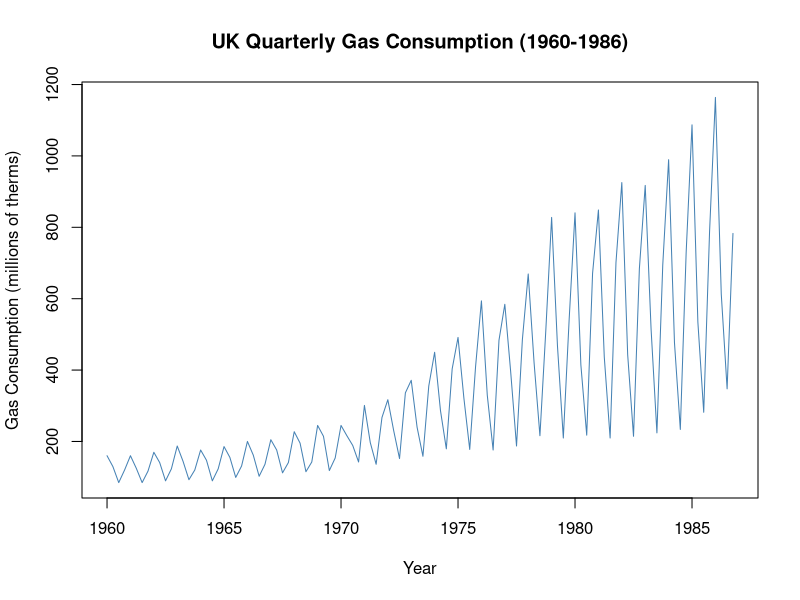
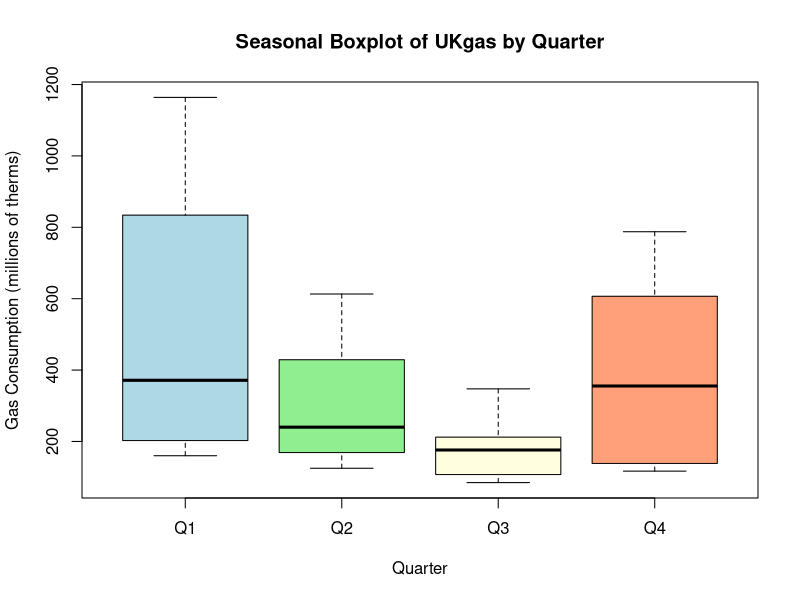
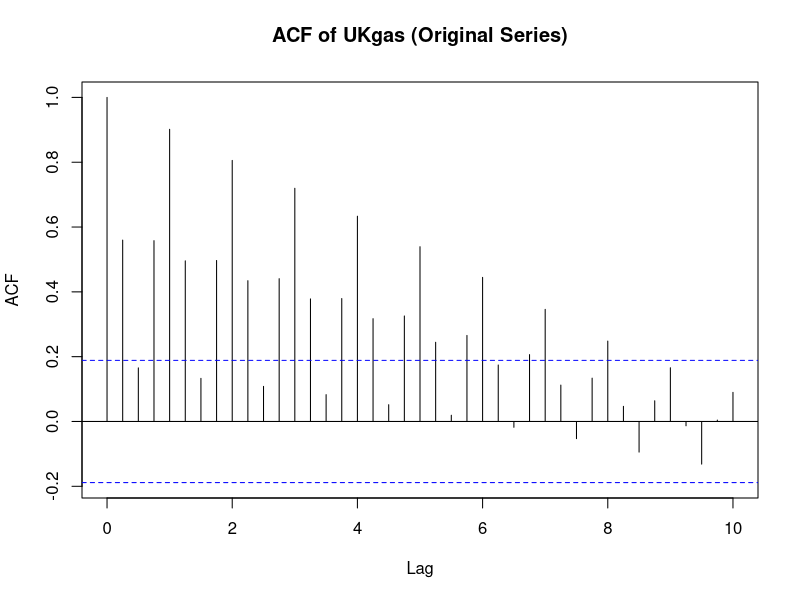
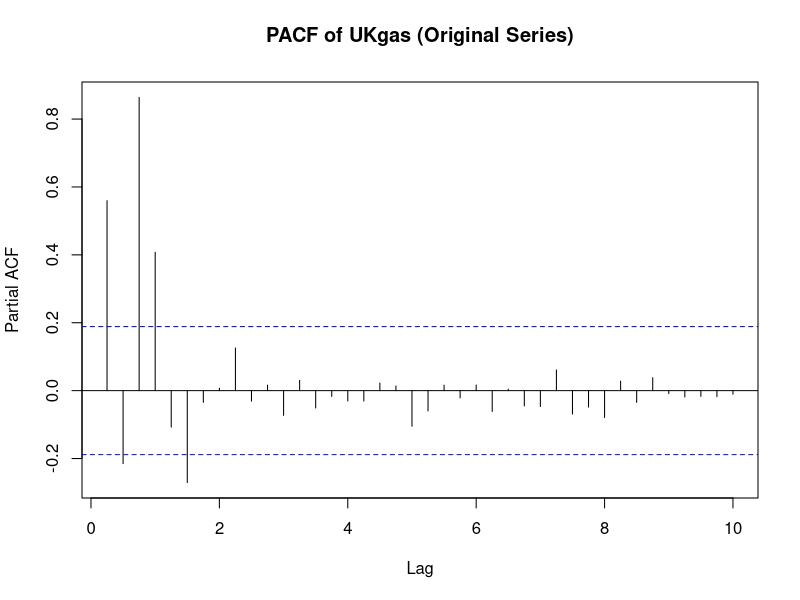
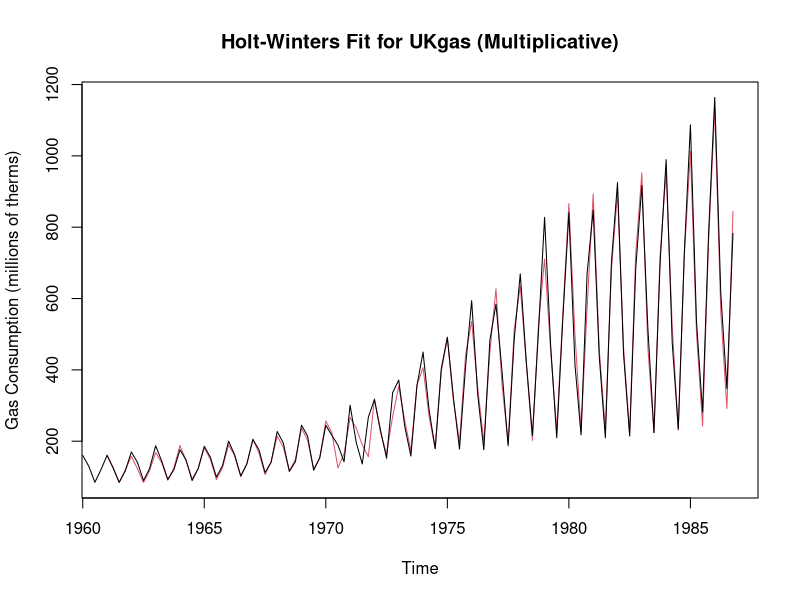
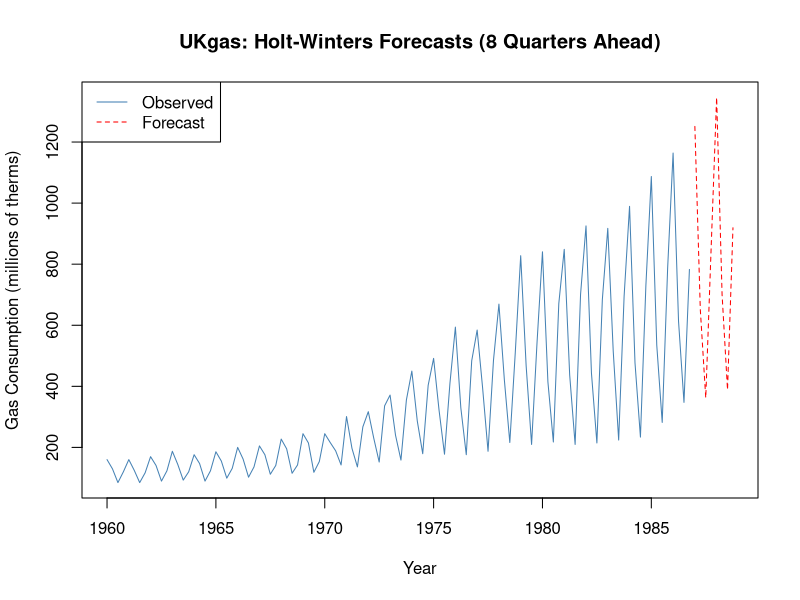
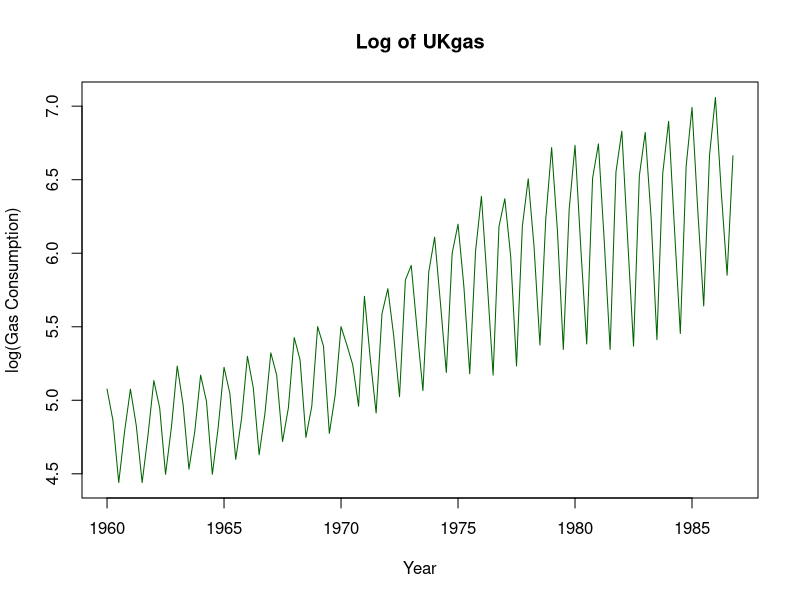
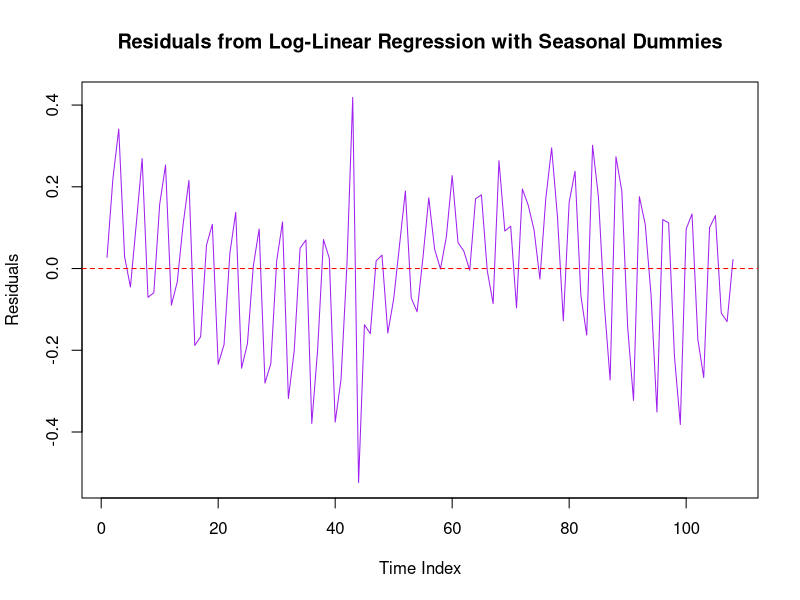

These charts were generated, in order, by the following R code:
# ============================================================
#  Time Series Econometrics - Final Project
#  Dataset: UKgas (Quarterly UK Gas Consumption, 1960-1986)
#  Student: Feda Mohammadi
#  Date: April 2026
# ============================================================


# ============================================================
# PART 1: LOAD AND DESCRIBE THE DATASET
# ============================================================

# Load the dataset 
data(UKgas)

# Basic inspection of the series
print(UKgas)       # View the full table of values
summary(UKgas)     # Min, Max, Mean, Quartiles
str(UKgas)         # This confirms if it is a Time-Series object with 108 obs, 1960-1986

# UKgas is quarterly gas consumption in the UK (in millions of therms)
# from Q1 1960 to Q4 1986 = 27 years x 4 quarters = 108 observations

# Plot the raw time series
plot(UKgas,
     main = "UK Quarterly Gas Consumption (1960-1986)",
     ylab = "Gas Consumption (millions of therms)",
     xlab = "Year",
     col  = "steelblue")

# What we can see in this plot:
# - Clear upward trend over time
# - Strong seasonal pattern (spikes every winter, dips every summer)
# - The size of the seasonal swings grows over time --> suggests MULTIPLICATIVE pattern
# - No obvious outliers or structural breaks


# ============================================================
# PART 2: DECOMPOSITION AND SEASONAL ANALYSIS
# ============================================================

# Because the seasonal variation grows with the trend,
# a multiplicative decomposition is more appropriate than additive.

# Multiplicative decomposition: x_t = trend * seasonal * random
UKgas.decomp <- decompose(UKgas, type = "mult")

# Extract and inspect the seasonal component
UKgas.decomp$seasonal   # Shows the seasonal factor for each quarter

# Seasonal boxplot: shows which quarters tend to be high or low
# Q1 (winter) = highest consumption; Q3 (summer) = lowest
boxplot(UKgas ~ cycle(UKgas),
        names = c("Q1", "Q2", "Q3", "Q4"),
        main  = "Seasonal Boxplot of UKgas by Quarter",
        ylab  = "Gas Consumption (millions of therms)",
        xlab  = "Quarter",
        col   = c("lightblue", "lightgreen", "lightyellow", "lightsalmon"))

# The boxplot clearly shows:
# - Q1 (Jan-Mar) is by far the highest consumption quarter (heating in winter)
# - Q3 (Jul-Sep) is the lowest (no heating needed)
# - The pattern is very regular and strong across all years


# ============================================================
# PART 3: AUTOCORRELATION ANALYSIS (ACF and PACF)
# ============================================================

# ACF of the original series
# Slow decay in ACF = non-stationary (trend and/or seasonal structure present)
acf(UKgas,
    lag.max = 40,
    main    = "ACF of UKgas (Original Series)")

# PACF of the original series
pacf(UKgas,
     lag.max = 40,
     main    = "PACF of UKgas (Original Series)")

# What we see here:
# - ACF decays very slowly (strong persistence = non-stationary)
# - Seasonal spikes in ACF at lags 4, 8, 12 (quarterly seasonality)
# - PACF has a large spike at lag 1 and cuts off quickly (consistent with AR structure)
# These patterns confirm the series is NOT stationary yet


# ============================================================
# PART 4: HOLT-WINTERS FORECASTING
# ============================================================

# UKgas has both trend and growing seasonal variation,
# so multiplicative Holt-Winters is appropriate.

UKgas.hw <- HoltWinters(UKgas, seasonal = "mult")

# View the fitted smoothing parameters
UKgas.hw$alpha   # alpha: controls how fast the level updates
UKgas.hw$beta    # beta:  controls how fast the trend updates
UKgas.hw$gamma   # gamma: controls how fast the seasonal factors update

# Plot the fitted Holt-Winters model over the original data
plot(UKgas.hw,
     main = "Holt-Winters Fit for UKgas (Multiplicative)",
     ylab = "Gas Consumption (millions of therms)")

# Generate forecasts 2 years (8 quarters) ahead
UKgas.hw.forecast <- predict(UKgas.hw, n.ahead = 8)

# Plot original series with forecasts
ts.plot(UKgas, UKgas.hw.forecast,
        lty  = c(1, 2),
        col  = c("steelblue", "red"),
        main = "UKgas: Holt-Winters Forecasts (8 Quarters Ahead)",
        ylab = "Gas Consumption (millions of therms)",
        xlab = "Year")
legend("topleft",
       legend = c("Observed", "Forecast"),
       lty    = c(1, 2),
       col    = c("steelblue", "red"))


# ============================================================
# PART 5: REGRESSION MODEL WITH TREND AND SEASONAL DUMMIES
# ============================================================

# Because the variance grows over time, we first log-transform the series.
# This stabilizes the variance and makes the seasonal pattern more additive.

log.UKgas <- log(UKgas)

# Plot the log-transformed series to visually confirm variance stabilization
plot(log.UKgas,
     main = "Log of UKgas",
     ylab = "log(Gas Consumption)",
     xlab = "Year",
     col  = "darkgreen")

# Create time index and seasonal factor for regression
Time <- time(UKgas)          # Numeric time variable (1960.00, 1960.25, ...)
Seas <- factor(cycle(UKgas)) # Quarterly factor (1, 2, 3, 4 repeating)

# Fit regression: log(UKgas) ~ time trend + seasonal dummies
# The "0 +" removes the intercept so all 4 quarterly dummies are estimated
UKgas.lm <- lm(log.UKgas ~ 0 + Time + Seas)
summary(UKgas.lm)

# Each seasonal coefficient gives the average log-consumption for that quarter
# The Time coefficient gives the average quarterly growth rate (on log scale)

# Examine the residuals
plot(resid(UKgas.lm),
     type = "l",
     main = "Residuals from Log-Linear Regression with Seasonal Dummies",
     ylab = "Residuals",
     xlab = "Time Index",
     col  = "purple")
abline(h = 0, lty = 2, col = "red")

# ACF of regression residuals
# If residuals are still autocorrelated, OLS assumptions are violated
# and we need stochastic modeling (AR/MA/ARMA) on the residuals
acf(resid(UKgas.lm),
    lag.max = 40,
    main    = "ACF of Regression Residuals")


# ============================================================
# PART 6: TRANSFORM TOWARD STATIONARITY
# ============================================================

# The original series is non-stationary (trend + seasonality).
# We apply log first (to stabilize variance), then difference.

# Step 1: Log transformation (already done above)
# Step 2: Seasonal differencing (lag 4) to remove quarterly seasonality
log.UKgas.sdiff <- diff(log.UKgas, lag = 4)

plot(log.UKgas.sdiff,
     main = "Seasonally Differenced log(UKgas) [lag 4]",
     ylab = "Seasonal Difference of log(UKgas)",
     xlab = "Year",
     col  = "darkorange")
abline(h = 0, lty = 2)

# Now, I check if trend still remains after seasonal differencing
# If yes, I apply first differencing as well

# Step 3: First difference the seasonally differenced series
log.UKgas.diff2 <- diff(log.UKgas.sdiff, lag = 1)

plot(log.UKgas.diff2,
     main = "Seasonally + First Differenced log(UKgas)",
     ylab = "Differenced Series",
     xlab = "Year",
     col  = "darkred")
abline(h = 0, lty = 2)

# ACF and PACF after transformation
# We want the ACF to decay quickly and have no strong seasonal spikes
acf(log.UKgas.sdiff,
    lag.max = 40,
    main    = "ACF: Seasonally Differenced log(UKgas)")

pacf(log.UKgas.sdiff,
     lag.max = 40,
     main    = "PACF: Seasonally Differenced log(UKgas)")

acf(log.UKgas.diff2,
    lag.max = 40,
    main    = "ACF: Seasonally + First Differenced log(UKgas)")

pacf(log.UKgas.diff2,
     lag.max = 40,
     main    = "PACF: Seasonally + First Differenced log(UKgas)")

# We use the transformed series that looks most stationary for model fitting.
# Let x.stat be our working stationary series.
x.stat <- log.UKgas.sdiff   # We adjust this if double-differencing looks better


# ============================================================
# PART 7: FIT AR, MA, AND ARMA MODELS
# ============================================================

# We fit three competing models to the stationary series
# and compare them using AIC. Lower AIC = better model.

# AR(1) model: current value depends on 1 lagged value
fit.ar1 <- arima(x.stat, order = c(1, 0, 0))
fit.ar1
AIC(fit.ar1)

# MA(1) model: current value depends on 1 lagged error
fit.ma1 <- arima(x.stat, order = c(0, 0, 1))
fit.ma1
AIC(fit.ma1)

# ARMA(1,1) model: combines AR(1) and MA(1)
fit.arma11 <- arima(x.stat, order = c(1, 0, 1))
fit.arma11
AIC(fit.arma11)

# Compare all three AICs side by side
cat("AIC - AR(1):    ", AIC(fit.ar1),    "\n")
cat("AIC - MA(1):    ", AIC(fit.ma1),    "\n")
cat("AIC - ARMA(1,1):", AIC(fit.arma11), "\n")

# AIC comparison results:
# AR(1):     -169.52  <-- LOWEST = preferred model
# MA(1):     -169.46  <-- very close second
# ARMA(1,1): -167.55  <-- worst (adding extra parameters did not help)

# Note: AR(1) and MA(1) are extremely close in AIC (-169.52 vs -169.46),
# which means both fit the data almost equally well.
# We pick AR(1) as preferred since it has the slightly lower AIC.

# ACF of residuals for all three models
acf(resid(fit.ar1),
    main = "ACF of AR(1) Residuals")

acf(resid(fit.ma1),
    main = "ACF of MA(1) Residuals")

acf(resid(fit.arma11),
    main = "ACF of ARMA(1,1) Residuals")

# PACF of residuals from the preferred model (AR(1))
pacf(resid(fit.ar1),
     main = "PACF of AR(1) Residuals")

# Update preferred model to AR(1)
preferred.model <- fit.ar1


# ============================================================
# PART 8: FORECAST USING PREFERRED STOCHASTIC MODEL
# ============================================================

# Based on AIC comparison in Part 7, AR(1) is the preferred model.
# AR(1):     -169.52  <-- lowest AIC = preferred
# MA(1):     -169.46
# ARMA(1,1): -167.55

preferred.model <- fit.ar1

# Generate forecasts 8 steps (2 years) ahead
UKgas.forecast <- predict(preferred.model, n.ahead = 8)

# Print forecast values and standard errors
print(UKgas.forecast$pred)  # Forecasted values (on the stationary/transformed scale)
print(UKgas.forecast$se)    # Standard errors of forecasts

# Plot the stationary series with forecasts appended
ts.plot(x.stat,
        UKgas.forecast$pred,
        lty  = c(1, 2),
        col  = c("steelblue", "red"),
        main = "AR(1) Forecasts on Stationary Series",
        ylab = "Transformed Series",
        xlab = "Year")
legend("topleft",
       legend = c("Observed (stationary)", "Forecast"),
       lty    = c(1, 2),
       col    = c("steelblue", "red"))

# NOTE: These forecasts are on the transformed (seasonally differenced log) scale.
# A full back-transformation to the original scale would require
# reversing the seasonal differencing and the log transformation,
# which will be discussed further in the final paper.

# For comparison: recall the Holt-Winters forecasts from Part 4
# (UKgas.hw.forecast) which were on the original scale.
# In the paper we will compare both approaches.
